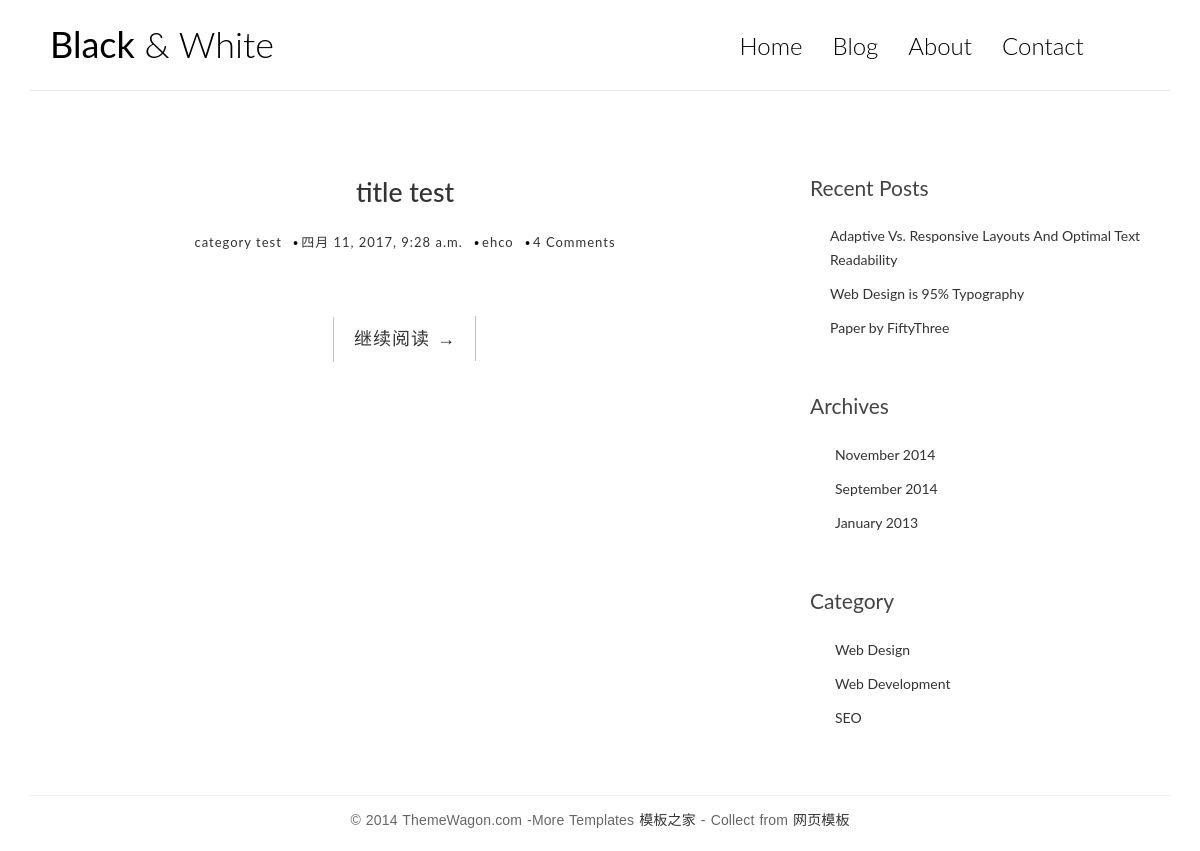
Before: / with the older database file.
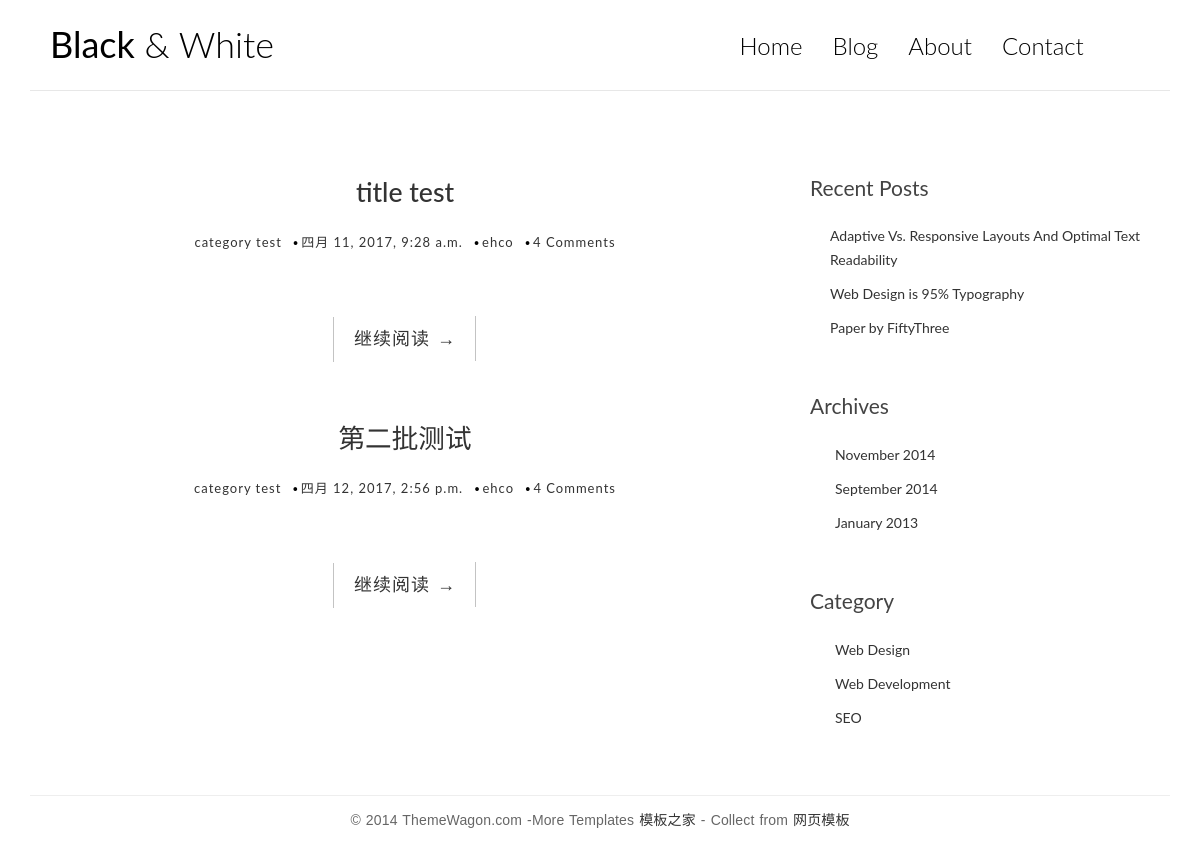
After: the same page with the newer database file.
### blog/models.py (models this page shows, shortened)
class Post(models.Model):
    title = models.CharField(max_length=70)
    body = models.TextField()
    created_time = models.DateTimeField()
    modified_time = models.DateField()
    excerpt = models.CharField(max_length=200,blank=True)
    category = models.ForeignKey(Category)
    tags = models.ManyToManyField(Tag)
    author =  models.ForeignKey(User)
    def get_absolute_url(self):
        return reverse('blog:detail',kwargs={'pk':self.pk})

class Category(models.Model):
    name = models.CharField(max_length=100)

### blog/views.py (the view)
# urls.py: url(r'^$',views.index,name='index'),
def index(request):
    post_list = Post.objects.all()
    return render(request, 'blog/index.html', context={'post_list': post_list})

### templates/blog/index.html (shortened to what this page needs)
{% extends 'blog/base.html' %} {% block main %} {% for post in post_list %}
<article class="post post-1">
    <header class="entry-header">
        <h1 class="entry-title">
            <a href="{{ post.get_absolute_url }}">{{ post.title }}</a>
        </h1>
        <div class="entry-meta">
            <span class="post-category"><a href="#">{{ post.category.name }} </a></span>
            <span class="post-date">
      <a href="#">
        <time class="entry-date" datetime="{{ post.created_time }}">{{ post.created_time }} </time>
      </a>
    </span>
            <span class="post-author"><a href="#">{{ post.author }} </a></span>
            <span class="comments-link"><a href="#">4 Comments</a></span>
        </div>
    </header>
    <div class="entry-content clearfix">
        <div class="read-more cl-effect-14">
            <a href="{{ post.get_absolute_url }}" class="more-link">继续阅读 <span class="meta-nav">→</span></a>
        </div>
    </div>
</article>
{% empty %}
<div class="no-post"> 暂时还没有发布文章！</div>
{% endfor%} {% endblock main %}

### templates/blog/base.html (shortened to what this page needs)
<!DOCTYPE html>
<html>
<head>
    {% load staticfiles %}
    <link rel="stylesheet" href="{% static 'blog/css/bootstrap.min.css' %}">
    <link rel="stylesheet" href="http://code.ionicframework.com/ionicons/2.0.1/css/ionicons.min.css">
    <link rel="stylesheet" href="{% static 'blog/css/pace.css' %}">
    <link rel="stylesheet" href="{% static 'blog/css/custom.css' %}">
</head>
<body>
    <div class="container">
        <header id="site-header">
            <div class="row">
                <div class="col-md-4 col-sm-5 col-xs-8">
                    <div class="logo">
                        <h1><a href="index.html"><b>Black</b> &amp; White</a></h1>
                    </div>
                </div>
                <div class="col-md-8 col-sm-7 col-xs-4">
                    <nav class="main-nav" role="navigation">
                        <div class="collapse navbar-collapse" id="bs-example-navbar-collapse-1">
                            <ul class="nav navbar-nav navbar-right">
                                <li class="cl-effect-11"><a href="index.html" data-hover="Home">Home</a></li>
                                <li class="cl-effect-11"><a href="full-width.html" data-hover="Blog">Blog</a></li>
                                <li class="cl-effect-11"><a href="about.html" data-hover="About">About</a></li>
                                <li class="cl-effect-11"><a href="contact.html" data-hover="Contact">Contact</a></li>
                            </ul>
                        </div>
                    </nav>
                </div>
            </div>
        </header>
    </div>
    <div class="content-body">
        <div class="container">
            <div class="row">
                <main class="col-md-8">
                    {% block main %} {% endblock main %}
                </main>
                <aside class="col-md-4">
                    <div class="widget widget-recent-posts">
                        <h3 class="widget-title">Recent Posts</h3>
                        <ul>
                            <li>
                                <a href="#">Adaptive Vs. Responsive Layouts And Optimal Text Readability</a>
                            </li>
                            <li>
                                <a href="#">Web Design is 95% Typography</a>
                            </li>
                            <li>
                                <a href="#">Paper by FiftyThree</a>
                            </li>
                        </ul>
                    </div>
                    <div class="widget widget-archives">
                        <h3 class="widget-title">Archives</h3>
                        <ul>
                            <li>
                                <a href="#">November 2014</a>
                            </li>
                            <li>
                                <a href="#">September 2014</a>
                            </li>
                            <li>
                                <a href="#">January 2013</a>
                            </li>
                        </ul>
                    </div>
                    <div class="widget widget-category">
                        <h3 class="widget-title">Category</h3>
                        <ul>
                            <li>
                                <a href="#">Web Design</a>
                            </li>
                            <li>
                                <a href="#">Web Development</a>
                            </li>
                            <li>
                                <a href="#">SEO</a>
                            </li>
                        </ul>
                    </div>
                </aside>
            </div>
        </div>
    </div>
    <footer id="site-footer">
        <div class="container">
            <div class="row">
                <div class="col-md-12">
                    <p class="copyright">&copy; 2014 ThemeWagon.com -More Templates <a href="http://www.cssmoban.com/" target="_blank" title="模板之家">模板之家</a>                        - Collect from <a href="http://www.cssmoban.com/" title="网页模板" target="_blank">网页模板</a></p>
                </div>
            </div>
        </div>
    </footer>
</body>
</html>

### blog/static/blog/css/custom.css (style rules this page uses)
* { outline: none; }
h1, h2, h3, h4, h5, h6 { margin-top: 0; }
b { font-weight: 400; }
a { color: #333; }
body { color: #444; font-family: 'Lato', sans-serif; }
p { font-family: 'Ubuntu', sans-serif; font-weight: 400; word-spacing: 1px; letter-spacing: 0.01em; }
#site-header { background-color: #FFF; padding: 25px 20px; margin-bottom: 40px; border-bottom: 1px solid #e7e7e7; }
.logo h1 a { color: #000; }
.logo h1 { margin: 0; font-family: 'Lato', sans-serif; font-weight: 300; }
.main-nav { margin-top: 11px; max-width: 95%; }
.main-nav a { color: #000000 !important; padding: 0 0 5px 0 !important; margin-right: 30px; font-family: 'Lato', sans-serif; font-weight: 300; font-size: 24px; }
.cl-effect-11 a { padding: 10px 0; color: #0972b4; text-shadow: none; }
.cl-effect-11 a::before { position: absolute; top: 0; left: 0; overflow: hidden; padding: 0 0 5px 0 !important; max-width: 0; border-bottom: 1px solid #000; color: #000; content: attr(data-hover); -webkit-transition: max-width 0.5s; -moz-transition: max-width 0.5s; transition: max-width 0.5s; }
.content-body { padding-bottom: 4em; }
.post, .comment-area { background: #fff; padding: 30px 30px 0; }
.entry-title { text-align: center; font-size: 1.9em; margin-bottom: 20px; line-height: 1.6; padding: 10px 20px 0; }
.entry-meta { text-align: center; color: #DDDDDD; font-size: 13px; letter-spacing: 1px; margin-bottom: 30px; }
.entry-content { font-size: 18px; line-height: 1.9; font-weight: 300; color: #000; }
.post-category, .post-date, .post-author { position: relative; padding-right: 15px; }
.post-category::after, .post-date::after, .post-author::after { position: absolute; content: '.'; color: #000; font-size: 30px; top: -22px; right: 1px; }
.read-more { font-family: 'Ubuntu', sans-serif; font-weight: 400; word-spacing: 1px; letter-spacing: 0.01em; text-align: center; margin-top: 20px; }
.cl-effect-14 a { padding: 0 20px; height: 45px; line-height: 45px; position: relative; display: inline-block; margin: 15px 25px; letter-spacing: 1px; font-weight: 400; text-shadow: 0 0 1px rgba(255,255,255,0.3); }
.cl-effect-14 a::before, .cl-effect-14 a::after { position: absolute; width: 45px; height: 1px; background: #C3C3C3; content: ''; -webkit-transition: all 0.3s; -moz-transition: all 0.3s; transition: all 0.3s; pointer-events: none; }
.cl-effect-14 a::before { top: 0; left: 0; -webkit-transform: rotate(90deg); -moz-transform: rotate(90deg); transform: rotate(90deg); -webkit-transform-origin: 0 0; -moz-transform-origin: 0 0; transform-origin: 0 0; }
.cl-effect-14 a::after { right: 0; bottom: 0; -webkit-transform: rotate(90deg); -moz-transform: rotate(90deg); transform: rotate(90deg); -webkit-transform-origin: 100% 0; -moz-transform-origin: 100% 0; transform-origin: 100% 0; }
.widget { background: #fff; padding: 30px 0 0; }
.widget-title { font-size: 1.5em; margin-bottom: 20px; line-height: 1.6; padding: 10px 0 0; font-weight: 400; }
.widget-recent-posts ul { padding: 0; margin: 0; padding-left: 20px; }
.widget-recent-posts ul li { list-style-type: none; position: relative; line-height: 170%; margin-bottom: 10px; }
.widget-recent-posts ul li::before { content: '\f3d3'; font-family: "Ionicons"; position: absolute; left: -17px; top: 3px; font-size: 16px; color: #000; }
.widget-archives ul { padding: 0; margin: 0; padding-left: 25px; }
.widget-archives ul li { list-style-type: none; position: relative; line-height: 170%; margin-bottom: 10px; }
.widget-archives ul li::before { content: '\f3f3'; font-family: "Ionicons"; position: absolute; left: -25px; top: 1px; font-size: 16px; color: #000; }
.widget-category ul { padding: 0; margin: 0; padding-left: 25px; }
.widget-category ul li { list-style-type: none; position: relative; line-height: 170%; margin-bottom: 10px; }
.widget-category ul li::before { content: '\f3fe'; font-family: "Ionicons"; position: absolute; left: -25px; top: 1px; font-size: 18px; color: #000; }
#site-footer { padding-top: 10px; padding: 0 0 1.5em 0; }
.copyright { text-align: center; padding-top: 1em; margin: 0; border-top: 1px solid #eee; color: #666; }

Changed rows visible on the page:
added Post: title "第二批测试", category.name "category test", created_time "四月 12, 2017, 2:56 p.m.", author "ehco"
